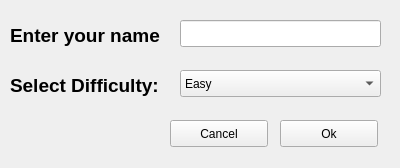
<?xml version="1.0" encoding="UTF-8"?>
<ui version="4.0">
 <class>InputDialog</class>
 <widget class="QWidget" name="InputDialog">
  <property name="geometry">
   <rect>
    <x>0</x>
    <y>0</y>
    <width>400</width>
    <height>168</height>
   </rect>
  </property>
  <property name="focusPolicy">
   <enum>Qt::TabFocus</enum>
  </property>
  <property name="windowTitle">
   <string>Enter Name</string>
  </property>
  <widget class="QPushButton" name="btnOk">
   <property name="geometry">
    <rect>
     <x>280</x>
     <y>120</y>
     <width>98</width>
     <height>27</height>
    </rect>
   </property>
   <property name="text">
    <string>Ok</string>
   </property>
  </widget>
  <widget class="QPushButton" name="btnCancel">
   <property name="geometry">
    <rect>
     <x>170</x>
     <y>120</y>
     <width>98</width>
     <height>27</height>
    </rect>
   </property>
   <property name="focusPolicy">
    <enum>Qt::StrongFocus</enum>
   </property>
   <property name="text">
    <string>Cancel</string>
   </property>
  </widget>
  <widget class="QLabel" name="lblEnterYourName">
   <property name="geometry">
    <rect>
     <x>10</x>
     <y>10</y>
     <width>151</width>
     <height>51</height>
    </rect>
   </property>
   <property name="text">
    <string>&lt;html&gt;&lt;head/&gt;&lt;body&gt;&lt;p&gt;&lt;span style=&quot; font-size:14pt; font-weight:600;&quot;&gt;Enter your name:&lt;/span&gt;&lt;/p&gt;&lt;/body&gt;&lt;/html&gt;</string>
   </property>
  </widget>
  <widget class="QLineEdit" name="lineEditName">
   <property name="geometry">
    <rect>
     <x>180</x>
     <y>20</y>
     <width>201</width>
     <height>27</height>
    </rect>
   </property>
  </widget>
  <widget class="QLabel" name="lblSelectDifficulty">
   <property name="geometry">
    <rect>
     <x>10</x>
     <y>60</y>
     <width>151</width>
     <height>51</height>
    </rect>
   </property>
   <property name="text">
    <string>&lt;html&gt;&lt;head/&gt;&lt;body&gt;&lt;p&gt;&lt;span style=&quot; font-size:14pt; font-weight:600;&quot;&gt;Select Difficulty:&lt;/span&gt;&lt;/p&gt;&lt;/body&gt;&lt;/html&gt;</string>
   </property>
  </widget>
  <widget class="QComboBox" name="cmbBoxDifficulty">
   <property name="geometry">
    <rect>
     <x>180</x>
     <y>70</y>
     <width>201</width>
     <height>27</height>
    </rect>
   </property>
   <item>
    <property name="text">
     <string>Easy</string>
    </property>
   </item>
   <item>
    <property name="text">
     <string>Medium</string>
    </property>
   </item>
   <item>
    <property name="text">
     <string>Hard</string>
    </property>
   </item>
  </widget>
 </widget>
 <resources/>
 <connections/>
</ui>
